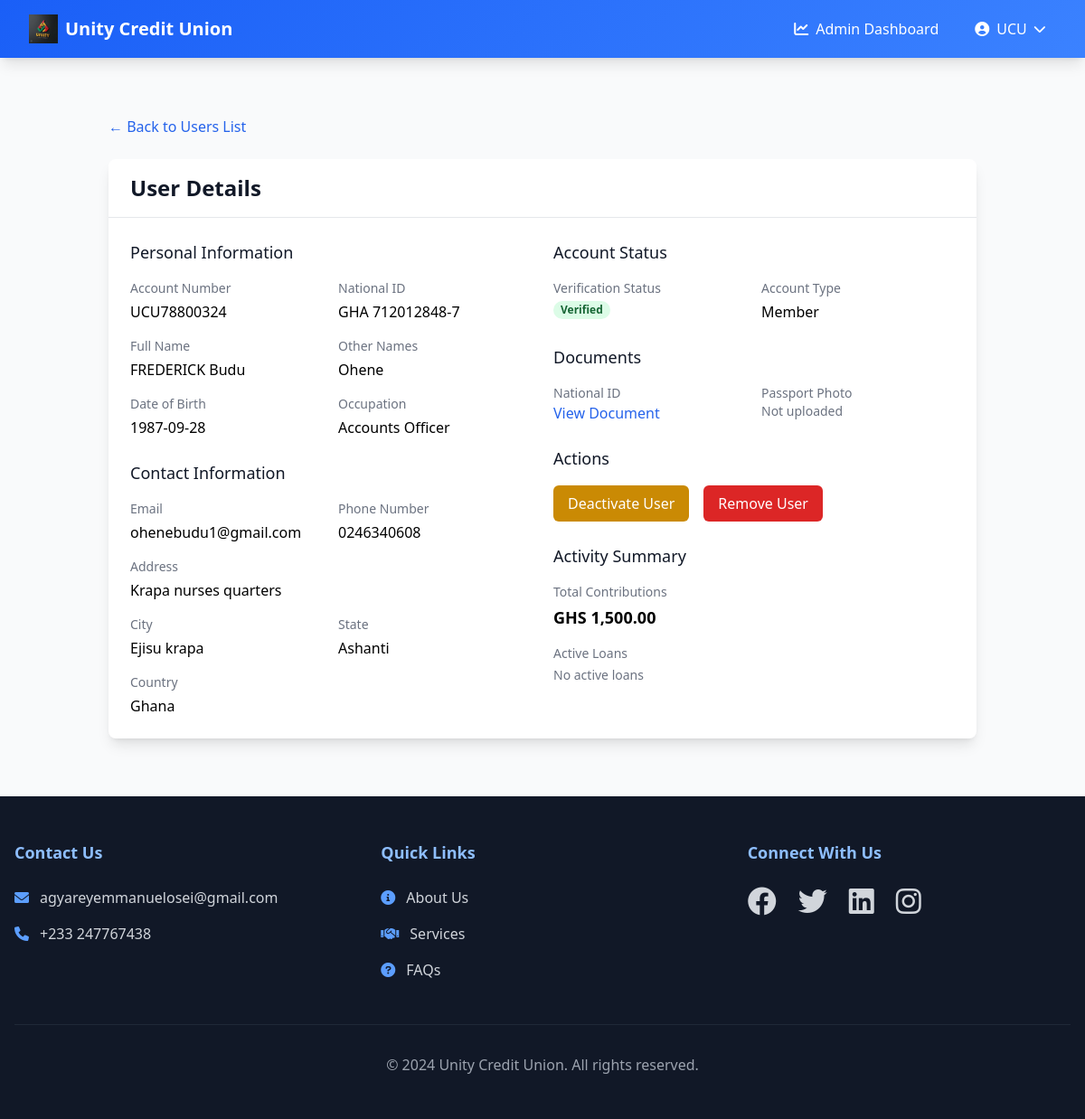
The page /admin/users/2 (signed in) on the database as committed earlier.
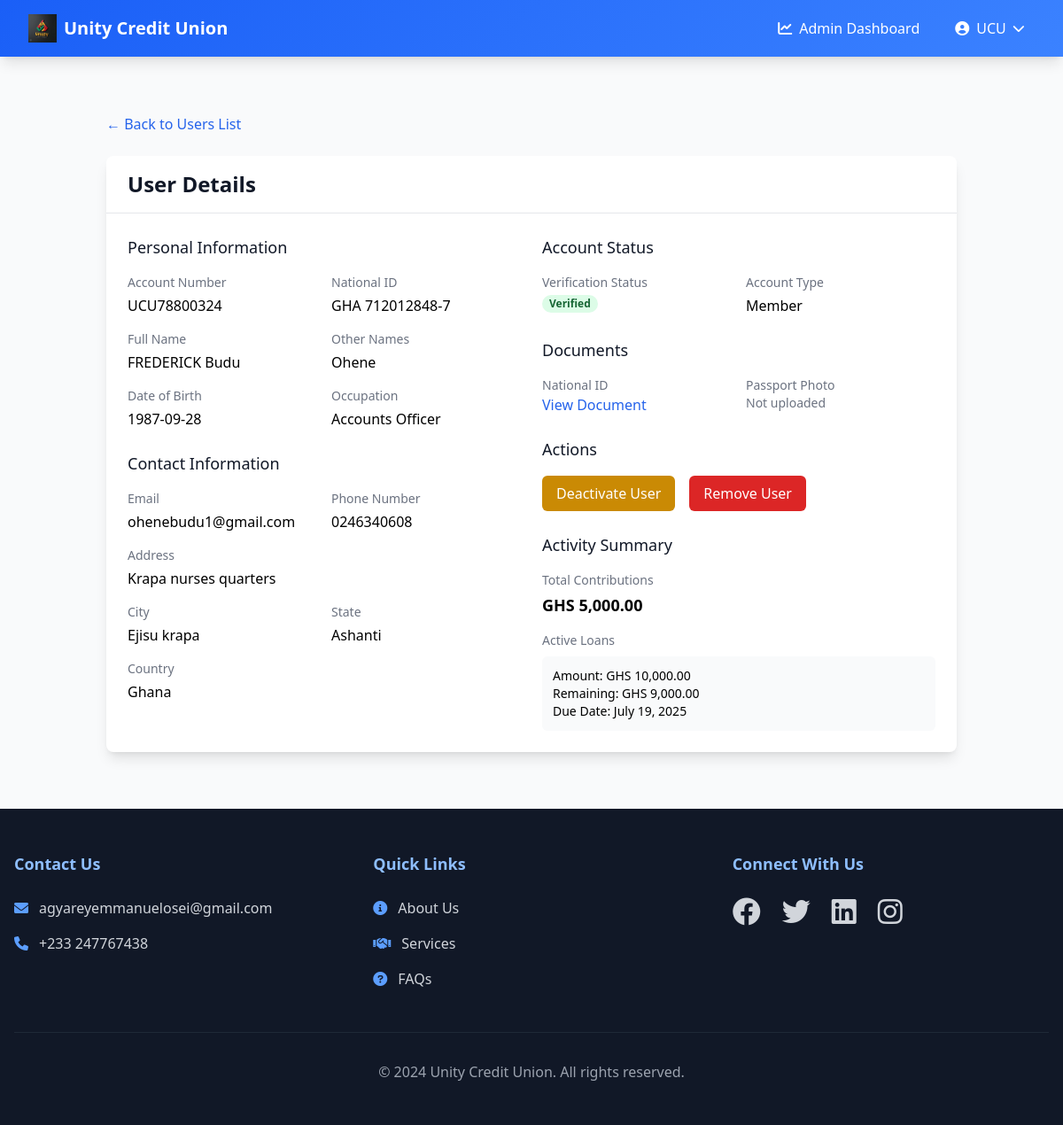
The same page on the database as committed later.
### app.py (models this page shows, shortened)
class User(UserMixin, db.Model):
    __tablename__ = 'user'
    id = db.Column(db.Integer, primary_key=True)
    email = db.Column(db.String(120), unique=True, nullable=False)
    password_hash = db.Column(db.String(128), nullable=True)  # Made nullable
    is_verified = db.Column(db.Boolean, default=False)
    is_admin = db.Column(db.Boolean, default=False)
    is_guest = db.Column(db.Boolean, default=False)  # New field to identify non-member users
    national_id = db.Column(db.String(20), unique=True, nullable=False)
    account_number = db.Column(db.String(20), unique=True)
    first_name = db.Column(db.String(50), nullable=False)
    last_name = db.Column(db.String(50), nullable=False)
    other_names = db.Column(db.String(50), nullable=True)
    date_of_birth = db.Column(db.Date, nullable=False)
    occupation = db.Column(db.String(100), nullable=False)
    phone_number = db.Column(db.String(20), nullable=False)
    address = db.Column(db.String(200), nullable=False)
    city = db.Column(db.String(100), nullable=False)
    state = db.Column(db.String(100), nullable=False)
    country = db.Column(db.String(100), nullable=False)
    national_id_file = db.Column(db.String(255), nullable=True)
    passport_photo = db.Column(db.String(255), nullable=True)  # New field for passport photo
    contributions = db.relationship('Contribution', backref='user', lazy=True)
    loans = db.relationship('Loan', backref='user', lazy=True, foreign_keys='Loan.user_id')
    guarantees = db.relationship('Loan', backref='guarantor', lazy=True, foreign_keys='Loan.guarantor_id')

class Loan(db.Model):
    __tablename__ = 'loan'
    id = db.Column(db.Integer, primary_key=True)
    user_id = db.Column(db.Integer, db.ForeignKey('user.id'), nullable=False)
    amount = db.Column(db.Float, nullable=False)
    interest_rate = db.Column(db.Float, nullable=True)
    total_amount = db.Column(db.Float, nullable=True)
    amount_paid = db.Column(db.Float, default=0.0)
    remaining_amount = db.Column(db.Float, nullable=True)
    purpose = db.Column(db.String(200), nullable=False)
    guarantor_id = db.Column(db.Integer, db.ForeignKey('user.id'), nullable=False)
    term = db.Column(db.Integer, nullable=False)
    income = db.Column(db.Float, nullable=False)
    status = db.Column(db.String(20), default='pending')  # Status can now be: 'pending', 'approved', 'rejected', 'paid'
    application_date = db.Column(db.DateTime, default=datetime.utcnow)
    approval_date = db.Column(db.DateTime, nullable=True)
    repayment_date = db.Column(db.DateTime, nullable=True)
    paid_date = db.Column(db.DateTime, nullable=True)  # New column to track when loan was fully paid
    @staticmethod
    def get_active_loan(user_id):
        return Loan.query.filter(
            Loan.user_id == user_id,
            Loan.status == 'approved',
            Loan.remaining_amount > 0
        ).first()

### app.py (the view)
@app.route('/admin/users/<int:user_id>')
@login_required
@admin_required
def view_user(user_id):
    user = User.query.get_or_404(user_id)
    total_contributions = db.session.query(
        func.sum(Contribution.amount)
    ).filter(Contribution.user_id == user_id).scalar() or 0
    active_loan = Loan.get_active_loan(user_id)
    return render_template('admin_user_detail.html',
                         user=user,
                         total_contributions=total_contributions,
                         active_loan=active_loan)

### templates/admin_user_detail.html (shortened to what this page needs)
{% extends "base.html" %} {% block content %}
<div class="container mx-auto px-4 py-8">
  <div class="mb-6">
    <a
      href="{{ url_for('manage_users') }}"
      class="text-blue-600 hover:text-blue-800"
    >
      ← Back to Users List
    </a>
  </div>
  <div class="bg-white shadow-lg rounded-lg overflow-hidden">
    <div class="px-6 py-4 border-b border-gray-200">
      <h2 class="text-2xl font-bold text-gray-900">User Details</h2>
    </div>
    <div class="p-6">
      <div class="grid grid-cols-1 md:grid-cols-2 gap-6">
        <div class="space-y-6">
          <div>
            <h3 class="text-lg font-medium text-gray-900 mb-4">
              Personal Information
            </h3>
            <div class="grid grid-cols-2 gap-4">
              <div>
                <p class="text-sm font-medium text-gray-500">Account Number</p>
                <p class="mt-1">{{ user.account_number }}</p>
              </div>
              <div>
                <p class="text-sm font-medium text-gray-500">National ID</p>
                <p class="mt-1">{{ user.national_id }}</p>
              </div>
              <div>
                <p class="text-sm font-medium text-gray-500">Full Name</p>
                <p class="mt-1">{{ user.first_name }} {{ user.last_name }}</p>
              </div>
              <div>
                <p class="text-sm font-medium text-gray-500">Other Names</p>
                <p class="mt-1">{{ user.other_names or 'N/A' }}</p>
              </div>
              <div>
                <p class="text-sm font-medium text-gray-500">Date of Birth</p>
                <p class="mt-1">{{ user.date_of_birth|formatdate }}</p>
              </div>
              <div>
                <p class="text-sm font-medium text-gray-500">Occupation</p>
                <p class="mt-1">{{ user.occupation }}</p>
              </div>
            </div>
          </div>
          <div>
            <h3 class="text-lg font-medium text-gray-900 mb-4">
              Contact Information
            </h3>
            <div class="grid grid-cols-2 gap-4">
              <div>
                <p class="text-sm font-medium text-gray-500">Email</p>
                <p class="mt-1">{{ user.email }}</p>
              </div>
              <div>
                <p class="text-sm font-medium text-gray-500">Phone Number</p>
                <p class="mt-1">{{ user.phone_number }}</p>
              </div>
              <div class="col-span-2">
                <p class="text-sm font-medium text-gray-500">Address</p>
                <p class="mt-1">{{ user.address }}</p>
              </div>
              <div>
                <p class="text-sm font-medium text-gray-500">City</p>
                <p class="mt-1">{{ user.city }}</p>
              </div>
              <div>
                <p class="text-sm font-medium text-gray-500">State</p>
                <p class="mt-1">{{ user.state }}</p>
              </div>
              <div>
                <p class="text-sm font-medium text-gray-500">Country</p>
                <p class="mt-1">{{ user.country }}</p>
              </div>
            </div>
          </div>
        </div>
        <div class="space-y-6">
          <div>
            <h3 class="text-lg font-medium text-gray-900 mb-4">
              Account Status
            </h3>
            <div class="grid grid-cols-2 gap-4">
              <div>
                <p class="text-sm font-medium text-gray-500">
                  Verification Status
                </p>
                <span
                  class="mt-1 px-2 inline-flex text-xs leading-5 font-semibold rounded-full {% if user.is_verified %} bg-green-100 text-green-800 {% else %} bg-yellow-100 text-yellow-800 {% endif %}"
                >
                  {{ "Verified" if user.is_verified else "Unverified" }}
                </span>
              </div>
              <div>
                <p class="text-sm font-medium text-gray-500">Account Type</p>
                <p class="mt-1">{{ "Guest" if user.is_guest else "Member" }}</p>
              </div>
            </div>
          </div>
          <div>
            <h3 class="text-lg font-medium text-gray-900 mb-4">Documents</h3>
            <div class="grid grid-cols-2 gap-4">
              <div>
                <p class="text-sm font-medium text-gray-500">National ID</p>
                {% if user.national_id_file %}
                <a
                  href="{{ url_for('view_document', user_id=user.id, doc_type='national_id') }}"
                  class="text-blue-600 hover:text-blue-800"
                  >View Document</a
                >
                {% else %}
                <p class="text-sm text-gray-500">Not uploaded</p>
                {% endif %}
              </div>
              <div>
                <p class="text-sm font-medium text-gray-500">Passport Photo</p>
                {% if user.passport_photo %}
                <a
                  href="{{ url_for('view_document', user_id=user.id, doc_type='passport') }}"
                  class="text-blue-600 hover:text-blue-800"
                  >View Photo</a
                >
                {% else %}
                <p class="text-sm text-gray-500">Not uploaded</p>
                {% endif %}
              </div>
            </div>
          </div>
          <div>
            <h3 class="text-lg font-medium text-gray-900 mb-4">Actions</h3>
            <div class="flex space-x-4">
              <button
                onclick="toggleUserStatus({{ user.id }})"
                class="px-4 py-2 bg-yellow-600 text-white rounded-md hover:bg-yellow-700 focus:outline-none focus:ring-2 focus:ring-yellow-300"
              >
                {{ "Deactivate" if user.is_verified else "Activate" }} User
              </button>
              <button
                onclick="confirmDelete({{ user.id }})"
                class="px-4 py-2 bg-red-600 text-white rounded-md hover:bg-red-700 focus:outline-none focus:ring-2 focus:ring-red-300"
              >
                Remove User
              </button>
            </div>
          </div>
          <div>
            <h3 class="text-lg font-medium text-gray-900 mb-4">
              Activity Summary
            </h3>
            <div class="space-y-4">
              <div>
                <p class="text-sm font-medium text-gray-500">
                  Total Contributions
                </p>
                <p class="mt-1 text-lg font-semibold">
                  {{ total_contributions|format_currency }}
                </p>
              </div>
              <div>
                <p class="text-sm font-medium text-gray-500">Active Loans</p>
                {% if active_loan %}
                <div class="mt-2 p-3 bg-gray-50 rounded-md">
                  <p class="text-sm">
                    Amount: {{ active_loan.amount|format_currency }}
                  </p>
                  <p class="text-sm">
                    Remaining: {{ active_loan.remaining_amount|format_currency
                    }}
                  </p>
                  <p class="text-sm">
                    Due Date: {{ active_loan.repayment_date|formatdate }}
                  </p>
                </div>
                {% else %}
                <p class="mt-1 text-sm text-gray-500">No active loans</p>
                {% endif %}
              </div>
            </div>
          </div>
        </div>
      </div>
    </div>
  </div>
</div>
{% endblock %}

### templates/base.html (shortened to what this page needs)
<!DOCTYPE html>
<html lang="en">
  <head>
    <script src="https://cdn.tailwindcss.com"></script>
    <link
      href="https://cdnjs.cloudflare.com/ajax/libs/font-awesome/6.0.0/css/all.min.css"
      rel="stylesheet"
    />
  </head>
  <body
    class="bg-gray-50 min-h-screen flex flex-col"
    x-data="{ mobileMenuOpen: false }"
  >
    <nav class="gradient-bg shadow-lg relative z-50">
      <div class="max-w-7xl mx-auto px-4 sm:px-6 lg:px-8">
        <div class="flex justify-between h-16">
          <div class="flex items-center">
            <a href="{{ url_for('home') }}" class="flex items-center">
              <img
                src="{{ url_for('static', filename='images/unitylogo.jpg')}}"
                alt="Unity Credit Union Logo"
                class="h-8 w-auto mr-2"
              />
              <span class="text-white text-xl font-bold"
                >Unity Credit Union</span
              >
            </a>
          </div>
          <div class="hidden md:flex items-center space-x-4">
            {% if current_user.is_authenticated %} {% if current_user.is_admin
            %}
            <a
              href="{{ url_for('admin_dashboard') }}"
              class="text-white hover:text-primary-100 transition-colors duration-200 px-3 py-2 rounded-md hover:bg-primary-700"
            >
              <i class="fas fa-chart-line mr-2"></i>Admin Dashboard
            </a>
            {% endif %}
            <div class="relative" x-data="{ open: false }">
              <button
                @click="open = !open"
                @click.away="open = false"
                class="flex items-center text-white hover:text-primary-100 transition-colors duration-200 px-3 py-2 rounded-md hover:bg-primary-700"
              >
                <i class="fas fa-user-circle mr-2"></i>
                {{ current_user.first_name }}
                <i
                  class="fas fa-chevron-down ml-2 text-sm transition-transform"
                  :class="{ 'transform rotate-180': open }"
                ></i>
              </button>
            </div>
            {% endif %}
          </div>
        </div>
      </div>
    </nav>
    <main class="flex-grow container mx-auto px-4 py-8">
      {% block content %}{% endblock %}
    </main>
    <footer class="bg-gray-900 text-white mt-auto">
      <div class="max-w-7xl mx-auto px-4 py-12">
        <div class="grid grid-cols-1 md:grid-cols-3 gap-12">
          <div>
            <h3 class="text-lg font-semibold mb-6 text-primary-300">
              Contact Us
            </h3>
            <p
              class="flex items-center mb-4 text-gray-300 hover:text-white transition-colors"
            >
              <i class="fas fa-envelope mr-3 text-primary-400"></i>
              agyareyemmanuelosei@gmail.com
            </p>
            <p
              class="flex items-center text-gray-300 hover:text-white transition-colors"
            >
              <i class="fas fa-phone mr-3 text-primary-400"></i>
              +233 247767438
            </p>
          </div>
          <div>
            <h3 class="text-lg font-semibold mb-6 text-primary-300">
              Quick Links
            </h3>
            <ul class="space-y-4">
              <li>
                <a
                  href="/about_us"
                  class="text-gray-300 hover:text-white transition-colors flex items-center"
                >
                  <i class="fas fa-info-circle mr-3 text-primary-400"></i>About
                  Us
                </a>
              </li>
              <li>
                <a
                  href="#"
                  class="text-gray-300 hover:text-white transition-colors flex items-center"
                >
                  <i class="fas fa-handshake mr-3 text-primary-400"></i>Services
                </a>
              </li>
              <li>
                <a
                  href="#"
                  class="text-gray-300 hover:text-white transition-colors flex items-center"
                >
                  <i class="fas fa-question-circle mr-3 text-primary-400"></i
                  >FAQs
                </a>
              </li>
            </ul>
          </div>
          <div>
            <h3 class="text-lg font-semibold mb-6 text-primary-300">
              Connect With Us
            </h3>
            <div class="flex space-x-6">
              <a
                href="#"
                class="text-gray-300 hover:text-primary-400 transition-colors duration-300"
              >
                <i class="fab fa-facebook fa-2x"></i>
              </a>
              <a
                href="#"
                class="text-gray-300 hover:text-primary-400 transition-colors duration-300"
              >
                <i class="fab fa-twitter fa-2x"></i>
              </a>
              <a
                href="#"
                class="text-gray-300 hover:text-primary-400 transition-colors duration-300"
              >
                <i class="fab fa-linkedin fa-2x"></i>
              </a>
              <a
                href="#"
                class="text-gray-300 hover:text-primary-400 transition-colors duration-300"
              >
                <i class="fab fa-instagram fa-2x"></i>
              </a>
            </div>
          </div>
        </div>
        <div
          class="mt-12 pt-8 border-t border-gray-800 text-center text-gray-400"
        >
          <p>&copy; 2024 Unity Credit Union. All rights reserved.</p>
        </div>
      </div>
    </footer>
  </body>
</html>

Rows that differ between the two databases and show on the page:
added Loan: amount "GHS 10,000.00", remaining_amount "GHS 9,000.00", repayment_date "July 19, 2025"
Other text that changed with them:
{{ total_contributions|format_currency }}: "GHS 1,500.00" → "GHS 5,000.00"
text no longer shown: "No active loans"
text now shown: "Amount: Remaining: Due Date:"
